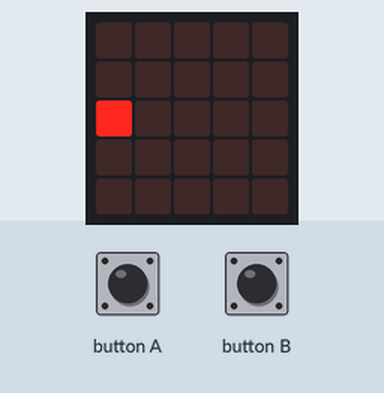
Recording of a program running on a simulated BBC micro:bit (MakeCode). Parts: the board's 5×5 LED display. The test bench sets the inputs (shaded band).

Above: at 1.2 s.
1.3 s: button B pressed for 0.15 s
At 2.5 s:
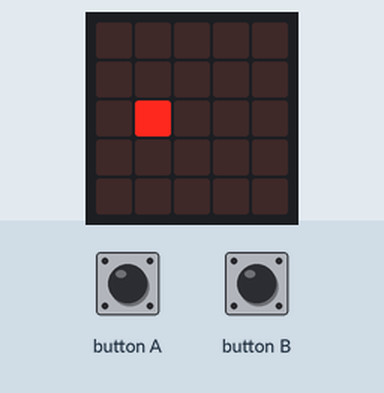
2.9 s: button B pressed for 0.15 s
At 3.7 s:
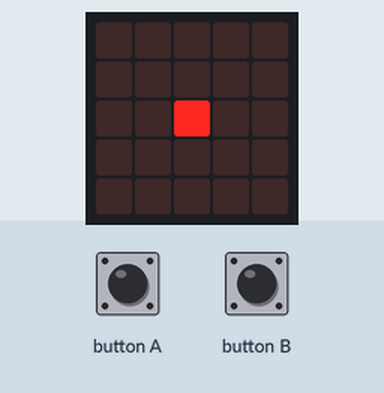
4.5 s: button B pressed for 0.15 s
At 5.0 s:
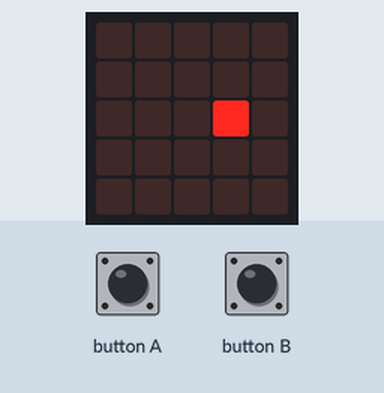
6.1 s: button B pressed for 0.15 s
At 7.4 s:
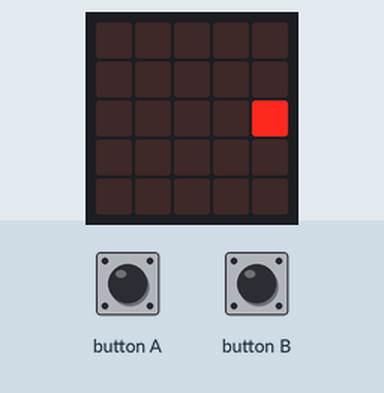
7.7 s: button A pressed for 0.15 s
At 8.8 s:
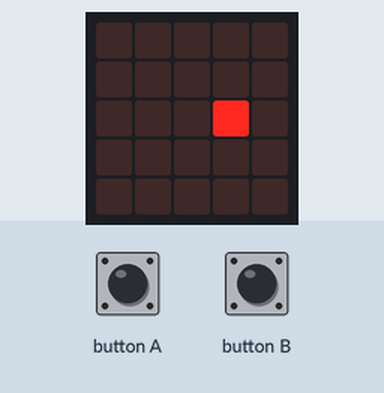
Timing chart, 0 to 10.3 s (numbered marks = the images above; inputs shaded):
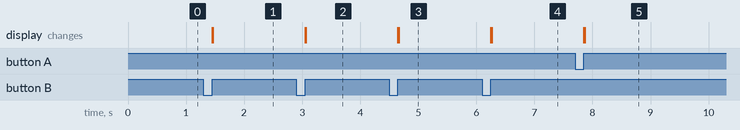

Measured:
- after the input at 1.3 s, the display: first changes after 0.15 s (image 1 shows a later state)
- after the input at 2.9 s, the display: first changes after 0.15 s (image 2 shows a later state)
- after the input at 4.5 s, the display: first changes after 0.15 s (image 3 shows a later state)
- after the input at 6.1 s, the display: first changes after 0.15 s (image 4 shows a later state)
- after the input at 7.7 s, the display: first changes after 0.15 s (image 5 shows a later state)

The program:

main.ts
```typescript
let x = 0
input.onButtonPressed(Button.A, function () {
    左に進む()
})
function 右に進む () {
    led.unplot(x, 2)
    x += 1
}
input.onButtonPressed(Button.B, function () {
    led.unplot(x, 2)
    x += 1
})
function 左に進む () {
    led.unplot(x, 2)
    x += 0 - 1
}
basic.forever(function () {
    led.plot(x, 2)
})
```

test.ts
```typescript
// テストはここに来ます。このパッケージが拡張機能として使用されるときにはコンパイルされません。
```
